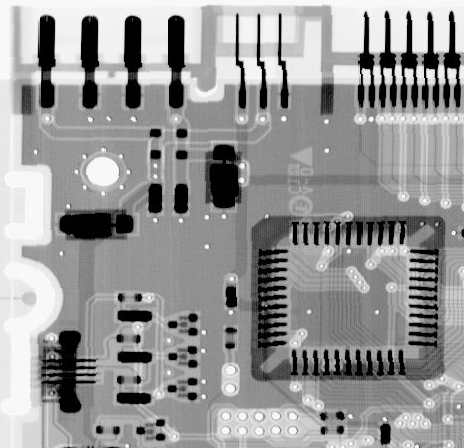
#> input picture exp2/pic/C.tif, 464 x 448 px, found by its file name
$ jupyter execute exp2_ex4.ipynb
#> lines starting #> are read from the running program, lines starting #| are printed output that depends on the picture
4、分别采用不同大小的模板对上述加有噪声的图像进行中值滤波，用一个图像处理对话框（subplot）显示原图像、加有噪声的图像及中值滤波的图像。比较结果。

[cell 1]
from skimage import io
import matplotlib.pyplot as plt
img = io.imread('.\pic\c.tif')
#> img is the input picture: shape (448, 464); min 0, max 255, mean 150.8
io.imshow(img)

[cell 2]
from skimage import util
img2=util.random_noise(img,mode='gaussian')
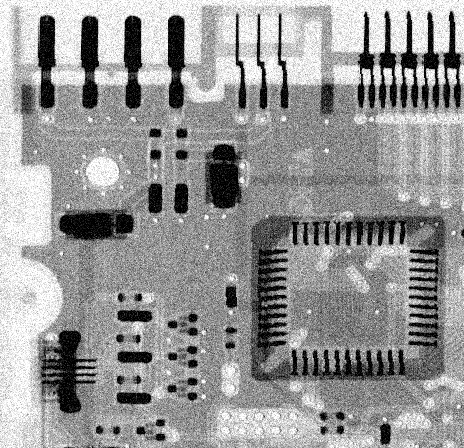
#> img2: shape (448, 464) float64; min 0, max 1, mean 0.592
io.imshow(img2)

使用中值滤波器（median): 返回图像局部区域内的中值，用此中值取代该区域内所有像素值。

[cell 3]
from skimage.morphology import disk
import skimage.filters.rank as sfr
def median_img(img,n):
#> called with n = 2
    imgt = sfr.median(img2, disk(n))
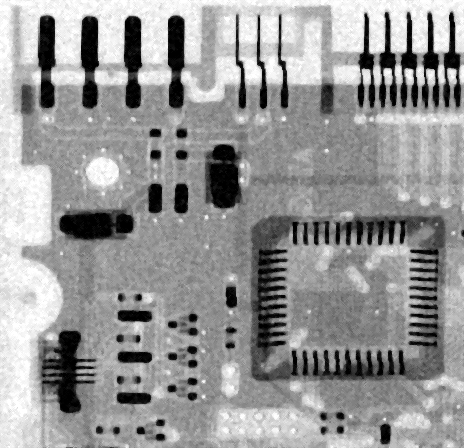
#> imgt: shape (448, 464); min 0, max 255, mean 151
    return imgt

[cell 4]
import matplotlib.pyplot as plt
plt.subplot(221);plt.title('img');plt.imshow(img, cmap ='gray')
plt.axis("off")
plt.subplot(222);plt.title('img_noise');plt.imshow(img2, cmap ='gray')
plt.axis("off")
plt.subplot(223);plt.title('r = 2');plt.imshow(median_img(img,2), cmap ='gray')
plt.axis("off")
plt.subplot(224);plt.title('r = 5');plt.imshow(median_img(img,5), cmap ='gray')
#> call 2 of median_img, with n = 5
#> in median_img (call 2), `imgt = sfr.median(img2, disk(n))`:
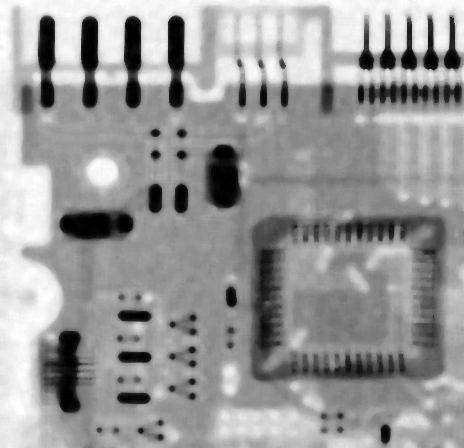
#> imgt: shape (448, 464); min 0, max 255, mean 152.6
plt.axis("off")
plt.show()
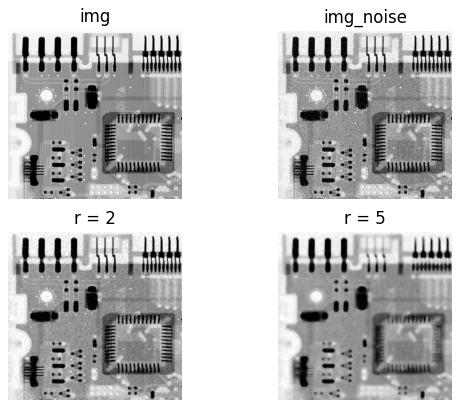
#> figure drawn by matplotlib, 4 panels
